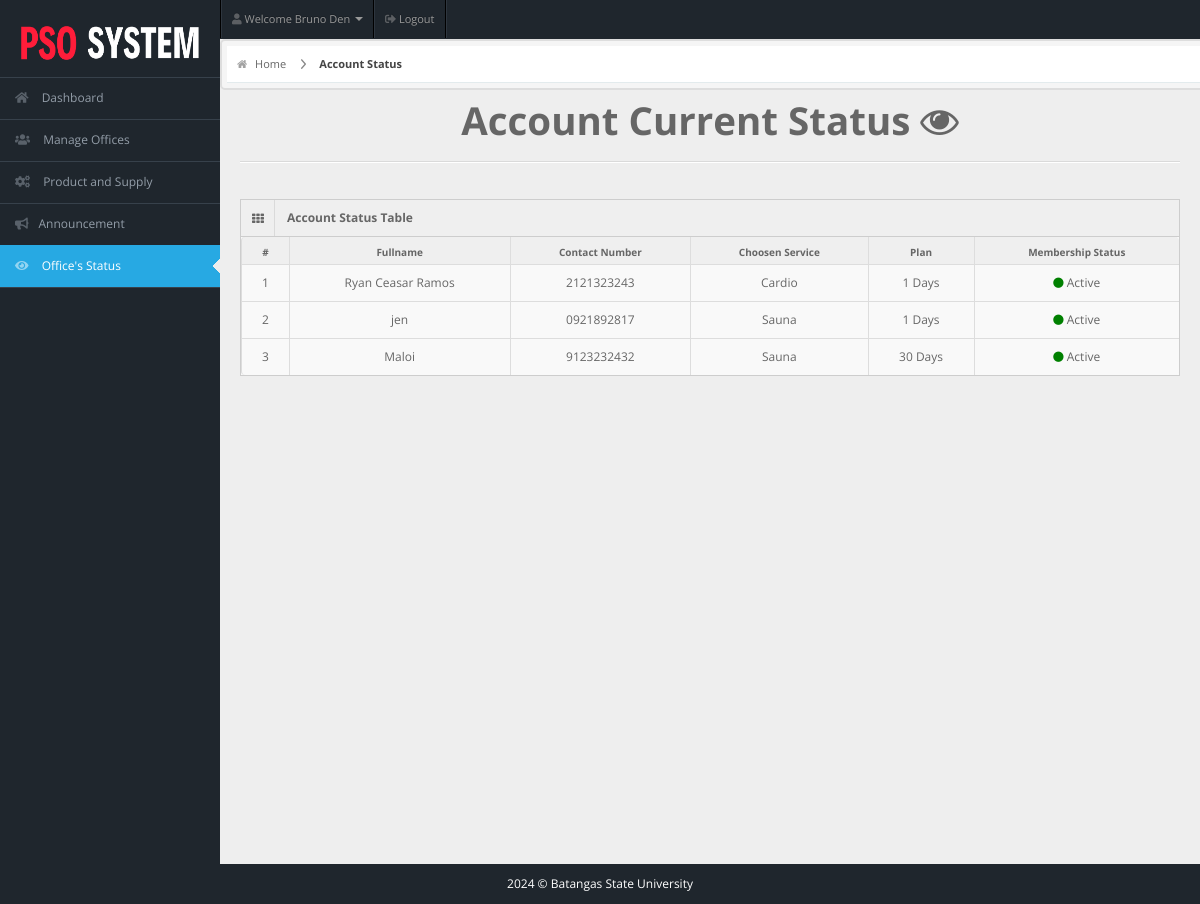
The app's page /staff/staff-pages/member-status.php (signed in) with its own data.
### tables this page shows
CREATE TABLE IF NOT EXISTS `staffs` (
  `user_id` int NOT NULL AUTO_INCREMENT,
  `username` varchar(50) NOT NULL,
  `password` varchar(50) NOT NULL,
  `email` varchar(50) NOT NULL,
  `fullname` varchar(50) NOT NULL,
  `address` varchar(20) NOT NULL,
  `profile_picture` varchar(255) DEFAULT NULL,
  `designation` varchar(20) NOT NULL,
  `gender` varchar(10) NOT NULL,
  `contact` bigint NOT NULL,
  `dor` date NOT NULL,
  PRIMARY KEY (`user_id`)
);

CREATE TABLE IF NOT EXISTS `members` (
  `user_id` int NOT NULL AUTO_INCREMENT,
  `fullname` varchar(20) NOT NULL,
  `username` varchar(20) NOT NULL,
  `email` varchar(255) NOT NULL,
  `password` varchar(100) NOT NULL,
  `gender` varchar(20) NOT NULL,
  `dor` date NOT NULL,
  `profile_picture` varchar(255) DEFAULT NULL,
  `reminder` int NOT NULL DEFAULT '0',
  `services` varchar(50) NOT NULL,
  `amount` int NOT NULL,
  `paid_date` date NOT NULL,
  `p_year` int NOT NULL,
  `plan` varchar(100) NOT NULL,
  `address` varchar(20) NOT NULL,
  `contact` varchar(10) NOT NULL,
  `status` varchar(20) NOT NULL DEFAULT 'Active',
  `attendance_count` int NOT NULL,
  `ini_weight` int NOT NULL DEFAULT '0',
  `curr_weight` int NOT NULL DEFAULT '0',
  `ini_bodytype` varchar(50) NOT NULL,
  `curr_bodytype` varchar(50) NOT NULL,
  `progress_date` date NOT NULL,
  PRIMARY KEY (`user_id`)
);

### staff/staff-pages/member-status.php (the view, shortened to what this page needs)
<!DOCTYPE html>
<html lang="en">
<head>
  <link rel="stylesheet" href="../css/bootstrap.min.css" />
  <link rel="stylesheet" href="../css/bootstrap-responsive.min.css" />
  <link rel="stylesheet" href="../css/fullcalendar.css" />
  <link rel="stylesheet" href="../css/matrix-style.css" />
  <link rel="stylesheet" href="../css/matrix-media.css" />
  <link href="../font-awesome/css/font-awesome.css" rel="stylesheet" />
  <link rel="stylesheet" href="../css/jquery.gritter.css" />
  <link href="https://cdnjs.cloudflare.com/ajax/libs/font-awesome/5.15.4/css/all.min.css" rel="stylesheet">
</head>
<body>
  <?php include '../includes/header.php' ?>
  <?php $page = "membersts";
  include '../includes/sidebar.php' ?>
  <div id="content">
    <div id="content-header">
      <div id="breadcrumb"> <a href="index.php" title="Go to Home" class="tip-bottom"><i class="icon-home"></i> Home</a>
        <a href="#" class="current">Account Status</a>
      </div>
    </div>
    <div class="container-fluid">
      <h1 class="text-center">Account Current Status <i class="icon icon-eye-open"></i></h1>
      <hr>
      <div class="row-fluid">
        <div class="span12">
          <div class='widget-box'>
            <div class='widget-title'> <span class='icon'> <i class='icon-th'></i> </span>
              <h5>Account Status Table</h5>
            </div>
            <div class='widget-content nopadding'>
              <?php
              $qry = "select * from members";
              $cnt = 1;
              $result = mysqli_query($conn, $qry);
              echo "<table class='table table-bordered table-striped'>
              <thead>
                <tr>
                  <th>#</th>
                  <th>Fullname</th>
                  <th>Contact Number</th>
                  <th>Choosen Service</th>
                  <th>Plan</th>
                  <th>Membership Status</th>
                </tr>
              </thead>";
              while ($row = mysqli_fetch_array($result)) { ?>
                <tbody>
                  <td>
                    <div class='text-center'><?php echo $cnt; ?></div>
                  </td>
                  <td>
                    <div class='text-center'><?php echo $row['fullname']; ?></div>
                  </td>
                  <td>
                    <div class='text-center'><?php echo $row['contact']; ?></div>
                  </td>
                  <td>
                    <div class='text-center'><?php echo $row['services']; ?></div>
                  </td>
                  <td>
                    <div class='text-center'><?php echo $row['plan']; ?> Days</div>
                  </td>
                  <td>
                    <div class='text-center'><?php if ($row['status'] == 'Active') {
                                                echo '<i class="icon icon-circle" style="color:green;"></i> Active';
                                              } else {
                                                echo '<i class="icon icon-circle" style="color:red;"></i> Expired';
                                              } ?></div>
                  </td>
                </tbody>
              <?php $cnt++;
              }
              ?>
              </table>
            </div>
          </div>
        </div>
      </div>
    </div>
  </div>
  <?php
  include '../includes/footer.php';
  ?>
</body>
</html>

### staff/includes/header.php (shortened to what this page needs)
<?php
$user_name = '';
if (isset($_SESSION['fullname'])) {
  $user_name = $_SESSION['fullname'];
} else {
  include "../dbcon.php";
  if (isset($_SESSION['user_id'])) {
    $user_id = $_SESSION['user_id'];
    $qry = "SELECT fullname FROM staffs WHERE user_id = '$user_id'";
    $result = mysqli_query($con, $qry);
    if ($result && $row = mysqli_fetch_assoc($result)) {
      $user_name = $row['fullname'];
    }
  }
}
?>
<div id="header">
  <img class="logo-large" src="../img/header_logo.png" alt="Logo" style="width: 200px; height: 80px;">
</div>
<div id="user-nav" class="navbar navbar-inverse">
  <ul class="nav right">
    <li class="dropdown" id="profile-messages">
      <a title="" href="#" data-toggle="dropdown" data-target="#profile-messages" class="dropdown-toggle">
        <i class="fas fa-user"></i> <span class="text"> Welcome <?php echo htmlspecialchars($user_name); ?> <b class="caret"></b>
      </a>
    </li>
    <li class="">
      <a title="" href="../logout.php">
        <i class="fas fa-sign-out-alt"></i> <span class="text">Logout</span>
      </a>
    </li>
  </ul>
</div>

### staff/css/matrix-style.css (style rules this page uses)
* { outline: none !important; -moz-outline: none !important; }
html, body { height: 100%; }
body { overflow-x: hidden; margin-top: -10px; font-family: "Open Sans", sans-serif; font-size: 12px; color: #666; }
a { color: #666; }
select, textarea, input[type="text"], input[type="password"], input[type="datetime"], input[type="datetime-local"], input[type="date"], input[type="month"], input[type="time"], input[type="week"], input[type="number"], input[type="email"], input[type="url"], input[type="search"], input[type="tel"], input[type="color"], .uneditable-input, .label, .dropdown-menu, .btn, .well, .progress, .table-bordered, .btn-group > .btn:first-child, .btn-group > .btn:last-child, .btn-group > .btn:last-child, .btn-group > .dropdown-toggle, .alert { border-radius: 0px; }
hr { border-top-color: #dadada; }
#header { height: 77px; position: relative; width: 100%; z-index: -9; }
#user-nav { position: absolute; left: 220px; top: 0px; z-index: 20; margin: 0; }
#user-nav > ul { margin: 0; padding: 0; list-style: none; border-right: 1px solid #2e363f; border-left: 1px solid #000; }
#user-nav > ul > li { float: left; list-style-type: none; margin: 0; position: relative; padding: 0; border-left: 1px solid #2e363f; border-right: 1px solid #000; }
#user-nav > ul > li > a { padding: 9px 10px; display: block; font-size: 11px; }
#user-nav > ul > li > a > i, #sidebar li a i { opacity: 0.5; margin-top: 2px; }
#content { background: none repeat scroll 0 0 #eeeeee; margin-left: 220px; margin-right: 0; padding-bottom: 25px; position: relative; min-height: 100%; width: auto; }
#content-header { position: abslute; width: 100%; margin-top: -38px; z-index: 20; }
#breadcrumb { background-color: #fff; border-bottom: 1px solid #e3ebed; }
#breadcrumb a { padding: 8px 20px 8px 10px; display: inline-block; background-image: url("../img/breadcrumb.png"); background-position: center right; background-repeat: no-repeat; font-size: 11px; color: #666666; }
#breadcrumb a:last-child { background-image: none; }
#breadcrumb a.current { font-weight: bold; color: #444444; }
#breadcrumb a i { margin-right: 5px; opacity: 0.6; }
.widget-box { background: none repeat scroll 0 0 #f9f9f9; border-left: 1px solid #cdcdcd; border-top: 1px solid #cdcdcd; border-right: 1px solid #cdcdcd; clear: both; margin-top: 16px; margin-bottom: 16px; position: relative; }
.widget-title, .modal-header, .table th, div.dataTables_wrapper .ui-widget-header { background: #efefef; border-bottom: 1px solid #cdcdcd; height: 36px; }
.widget-title span.icon { padding: 9px 10px 7px 11px; float: left; border-right: 1px solid #dadada; }
.widget-title h5 { color: #666; float: left; font-size: 12px; font-weight: bold; padding: 12px; line-height: 12px; margin: 0; }
.widget-content { padding: 15px; border-bottom: 1px solid #cdcdcd; }
.table th { height: auto; font-size: 10px; padding: 5px 10px 2px; border-bottom: 0; text-align: center; color: #666666; }
.nopadding { padding: 0 !important; }
.nopadding .table { margin-bottom: 0; }
.nopadding .table-bordered { border: 0; }

### staff/css/matrix-media.css (style rules this page uses)
body { background:#2E363F; }
#header { background-color: #1f262d; margin-top:10px; }

### staff/includes/header.php (style rules this page uses)
#header img { position: absolute; left: 10px; margin-bottom: 20px; }
#content #content-header { border: 2px solid #ddd; padding: 5px; background-color: #f5f5f5; border-radius: 5px; }

### staff/includes/sidebar.php (style rules this page uses)
body { background-color: #1f262d; }
#header img { position: absolute; left: 10px; margin-bottom: 20px; }

### records on screen
staffs: fullname "Bruno Den"
members: fullname "Ryan Ceasar Ramos", contact "2121323243", services "Cardio", plan "1", status "Active" (drawn)
members: fullname "jen", contact "0921892817", services "Sauna", plan "1", status "Active" (drawn)
members: fullname "Maloi", contact "9123232432", services "Sauna", plan "30", status "Active" (drawn)
